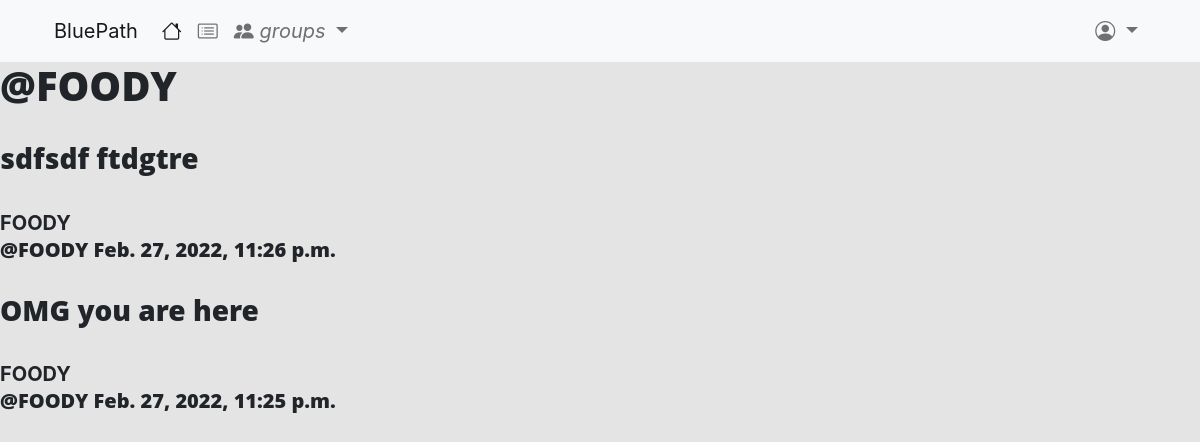
The page /posts/by/FOODY/ on the database its author committed.
### posts/models.py (models this page shows, shortened)
class Post(models.Model):
    user = models.ForeignKey(User, related_name='posts', on_delete=models.CASCADE)
    created_at = models.DateTimeField(auto_now=True)
    message = models.TextField()
    message_html = models.TextField(editable=False)
    group = models.ForeignKey(Group, related_name='posts', on_delete=models.CASCADE, null=True, blank=True )
    class Meta():
        ordering = ['-created_at']
        unique_together = ['user', 'message']

### posts/views.py (the view)
# urls.py: path('by/<str:username>/', views.UserPosts.as_view(), name='for_user'),
class UserPosts(generic.ListView):
    model = models.Post
    template_name = 'posts/user_post_list.html'
    def get_queryset(self):
        try:
            self.post_user = User.objects.prefetch_related('posts').get(username__iexact=self.kwargs.get('username'))
        except User.DoesNotExist:
            raise Http404
        else:
            return self.post_user.posts.all()
    def get_context_data(self, **kwargs):
        context = super().get_context_data(**kwargs)
        context['post_user']= self.post_user
        return context

### posts/templates/posts/user_post_list.html (shortened to what this page needs)
<!DOCTYPE html>
{% extends 'posts/post_base.html' %}
{% load bootstrap5 %}
{% block body_blcok %}
    {% block prepost %}
        <div  class="col-md-4">
            <h1>@{{post_user.username}}</h1>
        </div>
    {% endblock %}
    {% block post_content %}
        <div  class="col-md-8">
            {% for post in post_list %}
                {% include "posts/_post.html" %}
            {% endfor %}
        </div>
    {% endblock %}
{% endblock %}

### posts/templates/posts/_post.html (shortened to what this page needs)
<div class="post media">
    <h3>{{post.message_html|safe}}</h3>
    <div class="media-body">
        <strong>{{post.user.username}}</strong>
        <h5 class="media-heading">
            <span class="username">
                <a href="{% url 'posts:for_user' username=post.user.username %}">@{{post.user.username}}</a>
            </span>
            <time class="time">
                <a href="{% url 'posts:single' username=post.user.username pk=post.pk %}">{{post.created_at}}</a>
            </time>
        </h5>
    </div>
</div>

### rows shown on the page
Post: message_html "sdfsdf ftdgtre", user.username "FOODY", created_at "Feb. 27, 2022, 11:26 p.m."
Post: message_html "OMG you are here", user.username "FOODY", created_at "Feb. 27, 2022, 11:25 p.m."

### other values the page prints
{{ post_user.username }} "FOODY"
